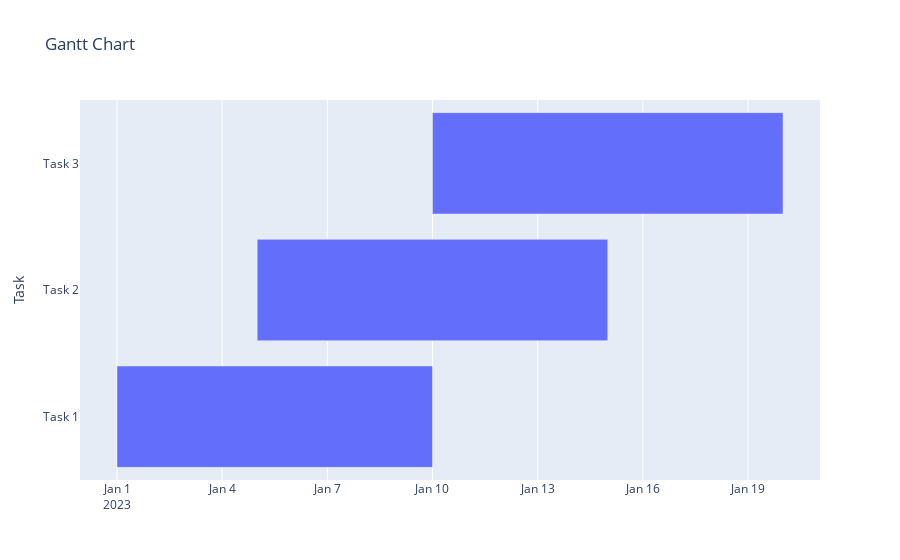

Notebook cell for this chart:
### Markdown cell above
#### 4. Gantt Chart

### Code cell
import plotly.express as px
import pandas as pd

# Sample data
data = {
    "Task": ["Task 1", "Task 2", "Task 3"],
    "Start": ["2023-01-01", "2023-01-05", "2023-01-10"],
    "Finish": ["2023-01-10", "2023-01-15", "2023-01-20"],
}

df = pd.DataFrame(data)

# Create the Gantt chart
fig = px.timeline(df, x_start="Start", x_end="Finish", y="Task", title="Gantt Chart")
fig.update_yaxes(categoryorder="total ascending")
fig.show()

### Figure 1 — Plotly figure (JSON) as saved in the notebook; plotly's stock layout.template omitted (floating-point values rounded to 4 significant figures)
{"data": [{"alignmentgroup": "True", "base": ["2023-01-01", "2023-01-05", "2023-01-10"], "hovertemplate": "Start=%{base}<br>Finish=%{x}<br>Task=%{y}<extra></extra>", "legendgroup": "", "marker": {"color": "#636efa", "pattern": {"shape": ""}}, "name": "", "offsetgroup": "", "orientation": "h", "showlegend": false, "textposition": "auto", "type": "bar", "x": [777600000, 864000000, 864000000], "xaxis": "x", "y": ["Task 1", "Task 2", "Task 3"], "yaxis": "y"}], "layout": {"barmode": "overlay", "legend": {"tracegroupgap": 0}, "title": {"text": "Gantt Chart"}, "xaxis": {"anchor": "y", "domain": [0, 1], "type": "date"}, "yaxis": {"anchor": "x", "categoryorder": "total ascending", "domain": [0, 1], "title": {"text": "Task"}}}}
